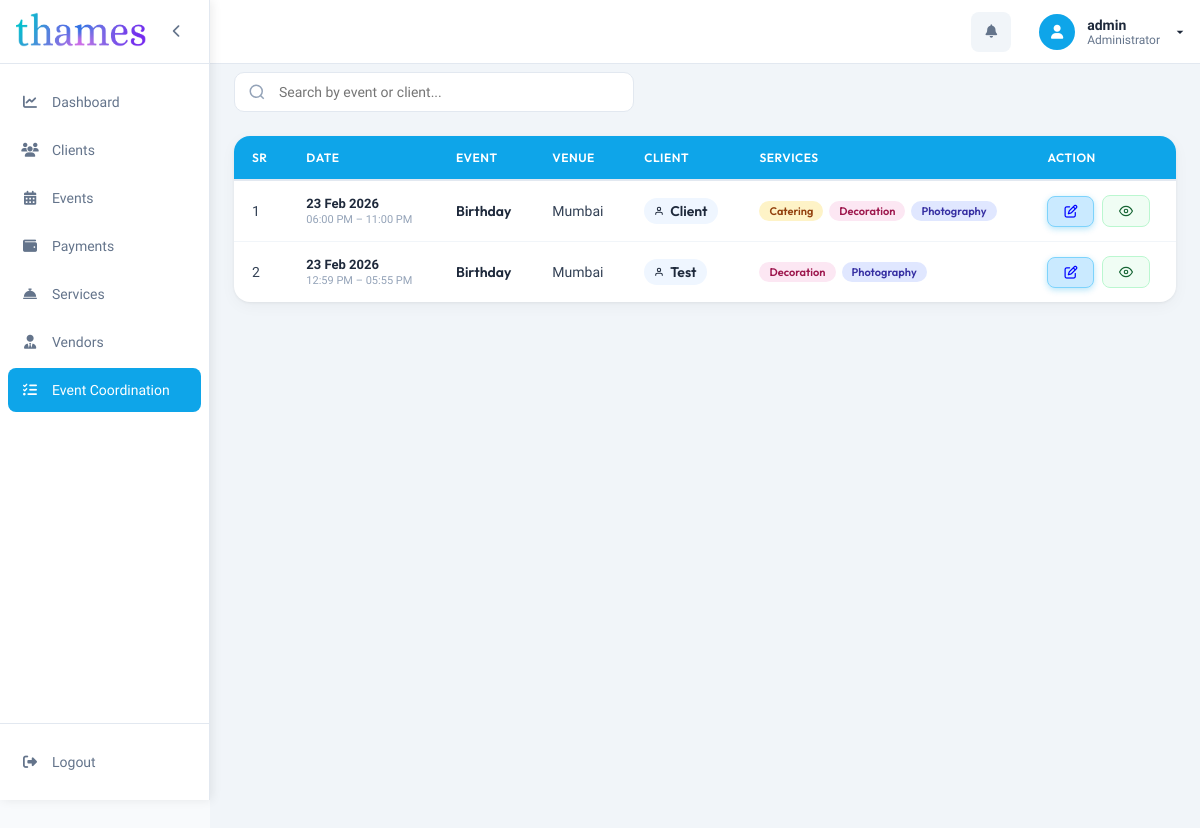
Page /event_coordination.php (signed in) on the committed database.
### tables this page shows
CREATE TABLE `events` (
  `id` int(11) NOT NULL,
  `name` varchar(255) NOT NULL,
  `client_name` varchar(255) NOT NULL,
  `start_date` datetime NOT NULL,
  `end_date` datetime NOT NULL,
  `start_time` time DEFAULT NULL,
  `end_time` time DEFAULT NULL,
  `venue` text DEFAULT NULL,
  `budget` int(11) NOT NULL,
  `service` text DEFAULT NULL,
  `description` text DEFAULT NULL,
  `created_at` timestamp NOT NULL DEFAULT current_timestamp(),
  `updated_at` timestamp NOT NULL DEFAULT current_timestamp() ON UPDATE current_timestamp()
);

### event_coordination.php (the view, shortened to what this page needs)
<?php
include('config/db.php');
$events_result = mysqli_query(
    $conn,
    "SELECT e.*, c.client_id
     FROM events e
     LEFT JOIN clients c ON e.client_name = c.client_name
     ORDER BY e.start_date DESC"
);
$all_events = [];
while ($row = mysqli_fetch_assoc($events_result)) $all_events[] = $row;
$asgn_result = mysqli_query(
    $conn,
    "SELECT ev.*, v.vendor_name, v.service_type, v.contact_phone
     FROM event_vendors ev
     JOIN vendors v ON ev.vendor_id = v.vendor_id
     ORDER BY ev.event_id, ev.service_name, ev.requirement_type"
);
$existing_assignments = [];
while ($row = mysqli_fetch_assoc($asgn_result)) {
    $existing_assignments[$row['event_id']][$row['service_name']][$row['requirement_type']] = $row;
}
?>
<?php include 'includes/sidebar.php'; ?>
<div class="main-content coordination-container">
    <div class="search-bar">
        <svg xmlns="http://www.w3.org/2000/svg" viewBox="0 0 24 24" fill="none" stroke="currentColor" stroke-width="2">
            <circle cx="11" cy="11" r="8" />
            <line x1="21" y1="21" x2="16.65" y2="16.65" />
        </svg>
        <input type="text" id="searchInput" placeholder="Search by event or client..." oninput="filterRows()">
    </div>
    <div class="table-card">
        <div class="table-responsive">
            <table id="eventsTable">
                <thead>
                    <tr>
                        <th>Sr</th>
                        <th>Date</th>
                        <th>Event</th>
                        <th>Venue</th>
                        <th>Client</th>
                        <th>Services</th>
                        <th>Action</th>
                    </tr>
                </thead>
                <tbody>
                    <?php if (empty($all_events)): ?>
                        <tr>
                            <td colspan="8">
                                <div class="empty-state">
                                    <svg xmlns="http://www.w3.org/2000/svg" viewBox="0 0 24 24" fill="none" stroke="currentColor" stroke-width="1.5">
                                        <rect x="3" y="4" width="18" height="18" rx="2" />
                                        <line x1="16" y1="2" x2="16" y2="6" />
                                        <line x1="8" y1="2" x2="8" y2="6" />
                                        <line x1="3" y1="10" x2="21" y2="10" />
                                    </svg>
                                    <h3>No Events Found</h3>
                                    <p>Create events first to assign vendors.</p>
                                </div>
                            </td>
                        </tr>
                    <?php else: ?>
                        <?php $sno = 1;
                        foreach ($all_events as $event): ?>
                            <?php
                            $event_id      = $event['id'];
                            $services_data = json_decode($event['service'] ?? '[]', true) ?: [];
                            $has_assignment = !empty($existing_assignments[$event_id]);
                            $start = date('d M Y', strtotime($event['start_date']));
                            ?>
                            <tr class="event-row" data-search="<?= strtolower(htmlspecialchars($event['name'] . ' ' . $event['client_name'])) ?>">
                                <td><?= $sno++ ?></td>
                                <td>
                                    <div class="date-range">
                                        <span><?= $start ?></span>
                                    </div>
                                    <?php if ($event['start_time']): ?>
                                        <div style="font-size:11px;color:#94a3b8;margin-top:2px">
                                            <?= date('h:i A', strtotime($event['start_time'])) ?> – <?= date('h:i A', strtotime($event['end_time'])) ?>
                                        </div>
                                    <?php endif; ?>
                                </td>
                                <td>
                                    <div class="event-name-cell"><?= htmlspecialchars($event['name']) ?></div>
                                </td>
                                <td style="max-width:120px;overflow:hidden;text-overflow:ellipsis;white-space:nowrap" title="<?= htmlspecialchars($event['venue']) ?>">
                                    <?= htmlspecialchars($event['venue'] ?? '—') ?>
                                </td>
                                <td>
                                    <span class="client-badge">
                                        <svg xmlns="http://www.w3.org/2000/svg" width="10" height="10" viewBox="0 0 24 24" fill="none" stroke="currentColor" stroke-width="2.5">
                                            <path d="M20 21v-2a4 4 0 0 0-4-4H8a4 4 0 0 0-4 4v2" />
                                            <circle cx="12" cy="7" r="4" />
                                        </svg>
                                        <?= htmlspecialchars($event['client_name']) ?>
                                    </span>
                                </td>
                                <td>
                                    <div class="services-tags">
                                        <?php foreach ($services_data as $svc):
                                            $sname = strtolower($svc['service'] ?? '');
                                            $cls = str_contains($sname, 'cater') ? 'catering' : (str_contains($sname, 'decor') ? 'decoration' : (str_contains($sname, 'photo') ? 'photography' : 'default'));
                                        ?>
                                            <span class="service-tag <?= $cls ?>"><?= htmlspecialchars($svc['service'] ?? '') ?></span>
                                        <?php endforeach; ?>
                                    </div>
                                </td>
                                <td>
                                    <div style="display:flex;gap:8px;align-items:center;">
                                        <button class="btn-assign <?= $has_assignment ? 'assigned' : '' ?>"
                                            onclick="openAssignModal(
                                            <?= htmlspecialchars(json_encode($event), ENT_QUOTES) ?>,
                                            <?= htmlspecialchars(json_encode($existing_assignments[$event_id] ?? []), ENT_QUOTES) ?>
                                        )">
                                            <?= $has_assignment ? '<i class="fa-regular fa-pen-to-square" style="color:blue"></i>' : '<i class="fa-solid fa-user-plus"> </i> Assign' ?>
                                        </button>
                                        <?php if ($has_assignment): ?>
                                            <button class="btn-view-assign"
                                                onclick="openViewModal(
                                                    <?= htmlspecialchars(json_encode($event), ENT_QUOTES) ?>,
                                                    <?= htmlspecialchars(json_encode($existing_assignments[$event_id] ?? []), ENT_QUOTES) ?>
                                                )">
                                                <svg xmlns="http://www.w3.org/2000/svg" width="14" height="14" viewBox="0 0 24 24" fill="none" stroke="currentColor" stroke-width="2">
                                                    <path d="M1 12s4-8 11-8 11 8 11 8-4 8-11 8-11-8-11-8z" />
                                                    <circle cx="12" cy="12" r="3" />
                                                </svg>
                                            </button>
                                        <?php endif; ?>
                                    </div>
                                </td>
                            </tr>
                        <?php endforeach; ?>
                    <?php endif; ?>
                </tbody>
            </table>
        </div>
    </div>
</div>

### includes/sidebar.php (style rules this page uses)
:root { --sidebar-width: 210px; --sidebar-collapsed: 64px; --header-height: 64px; --primary: #0ea5e9; --primary-foreground: #ffffff; --background: #ffffff; --card: #ffffff; --foreground: #1e293b; --muted-foreground: #64748b; --accent: #f1f5f9; --border: #e2e8f0; --destructive: #ef4444; --destructive-light: rgba(239, 68, 68, 0.1); }
* { margin: 0; padding: 0; box-sizing: border-box; }
body { font-family: 'Lexend', sans-serif; background: #f8fafc; color: #1e293b; transition: margin-left 0.3s ease; margin-left: var(--sidebar-width); }
.main-content { padding: 24px; }

### event_coordination.php (style rules this page uses)
.coordination-container { background: #f1f5f9; min-height: 100vh; }
.search-bar { position: relative; margin-bottom: 24px; max-width: 400px; }
.search-bar input { width: 100%; padding: 11px 16px 11px 44px; border: 1.5px solid #e2e8f0; border-radius: 10px; font-size: 14px; font-family: 'Lexend', sans-serif; background: white; color: #1e293b; transition: border-color .2s; box-sizing: border-box; }
.search-bar svg { position: absolute; left: 14px; top: 50%; transform: translateY(-50%); color: #94a3b8; width: 18px; height: 18px; }
.table-card { background: white; border-radius: 16px; box-shadow: 0 1px 3px rgba(0, 0, 0, .06), 0 4px 16px rgba(0, 0, 0, .04); overflow: hidden; margin-bottom: 24px; }
.table-responsive { overflow-x: auto; }
table { width: 100%; border-collapse: collapse; }
thead tr { background: #0ea5e9; border-bottom: 2px solid #e2e8f0; }
thead th { padding: 14px 18px; text-align: left; font-size: 12px; font-weight: 600; font-family: 'Outfit', sans-serif; color: #ffffff; text-transform: uppercase; letter-spacing: .5px; white-space: nowrap; }
tbody tr { border-bottom: 1px solid #f1f5f9; transition: background .15s; }
tbody tr:last-child { border-bottom: none; }
tbody td { padding: 14px 18px; font-size: 14px; color: #334155; font-family: 'Lexend', sans-serif; vertical-align: middle; }
.event-name-cell { font-weight: 600; color: #1e293b; font-family: 'Outfit', sans-serif; }
.client-badge { display: inline-flex; align-items: center; gap: 6px; background: #eff6ff; color: #1e293b; padding: 4px 10px; border-radius: 20px; font-size: 14px; font-weight: 600; font-family: 'Outfit', sans-serif; }
.date-range { font-size: 13px; color: #64748b; }
.date-range span { color: #1e293b; font-weight: 600; }
.services-tags { display: flex; flex-wrap: wrap; gap: 6px; }
.service-tag { display: inline-block; padding: 3px 10px; border-radius: 20px; font-size: 11px; font-weight: 600; font-family: 'Outfit', sans-serif; }
.service-tag.catering { background: #fef3c7; color: #92400e; }
.service-tag.decoration { background: #fce7f3; color: #9d174d; }
.service-tag.photography { background: #e0e7ff; color: #3730a3; }
.btn-assign { display: inline-flex; align-items: center; gap: 6px; background: #0ea5e9; color: white; padding: 8px 16px; border: none; border-radius: 8px; font-size: 13px; font-weight: 600; font-family: 'Lexend', sans-serif; cursor: pointer; transition: all .2s; box-shadow: 0 2px 6px rgba(14, 165, 233, .3); text-decoration: none; }
.btn-assign.assigned { background: #caeaff; border: 1px solid #7dd3fc; }
.btn-view-assign { display: inline-flex; align-items: center; gap: 6px; background: #f0fdf4; color: #166534; padding: 8px 16px; border: 1.5px solid #bbf7d0; border-radius: 8px; font-size: 13px; font-weight: 600; font-family: 'Lexend', sans-serif; cursor: pointer; transition: all .2s; }

### rows in the picture
events: start_date "23 Feb 2026", start_time "06:00 PM", end_time "11:00 PM", name "Birthday", venue "Mumbai", client_name "Client", service "Catering", service "Decoration", service "Photography"
events: start_date "23 Feb 2026", start_time "12:59 PM", end_time "05:55 PM", name "Birthday", venue "Mumbai", client_name "Test", service "Decoration", service "Photography"

### other values in the picture
$username "admin"
